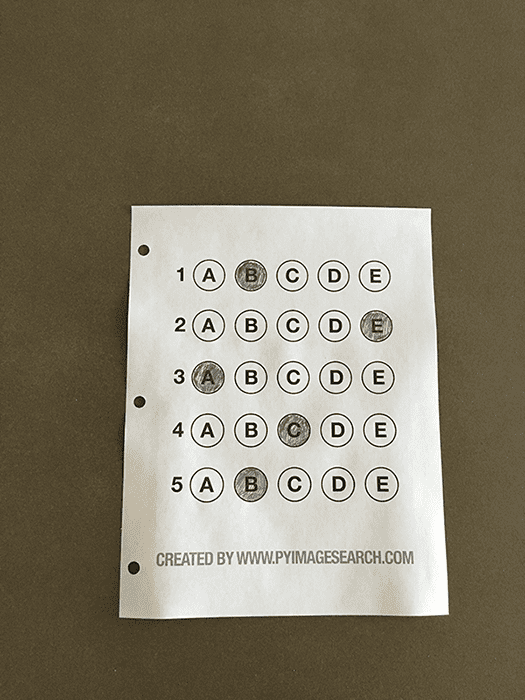
#> input picture test.png, 525 x 700 px
$ python distanceBetweenObjects.py --image test.png --width 1.0   (older library calls are emulated)
#> lines starting #> are read from the running program, lines starting #| are printed output that depends on the picture; after the words box and inside, x2 and y2 are one past the last pixel; in counts of white or black regions, pixels touching at a corner belong together
# import the necessary packages
from scipy.spatial import distance as dist
from imutils import perspective
from imutils import contours
import numpy as np
import argparse
import imutils
import cv2


def midpoint(ptA, ptB):
    return (ptA[0] + ptB[0]) * 0.5, (ptA[1] + ptB[1]) * 0.5


ap = argparse.ArgumentParser()
ap.add_argument("-i", "--image", required=True, help="path to the input image")
ap.add_argument("-w", "--width", type=float, required=True,
                help="width of the left-most object in the image (in inches)")
args = vars(ap.parse_args())

image = cv2.imread(args["image"])
#> image is the input picture: shape (700, 525, 3); mean B, G, R 104.6, 123.3, 130.7
gray = cv2.cvtColor(image, cv2.COLOR_BGR2GRAY)
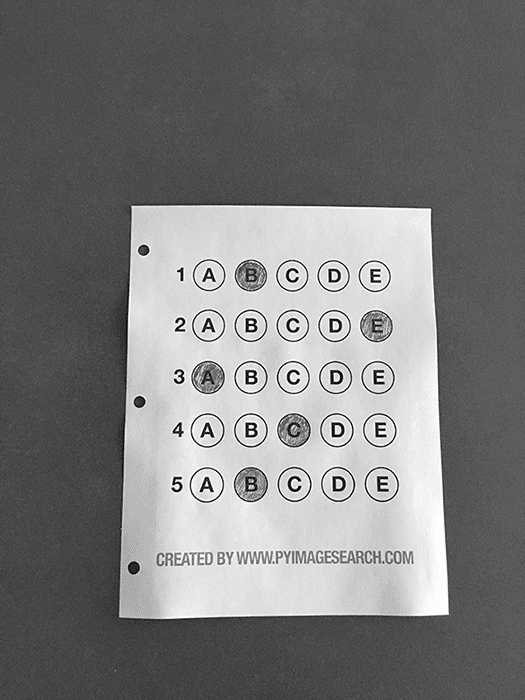
#> gray: shape (700, 525); min 14, max 253, mean 123.3
gray = cv2.GaussianBlur(gray, (7, 7), 0)
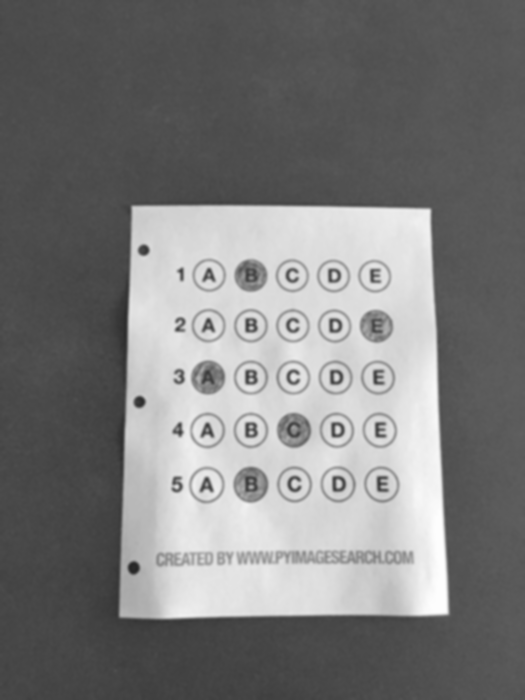
#> gray: shape (700, 525); min 39, max 253, mean 123.3

edged = cv2.Canny(gray, 50, 100)
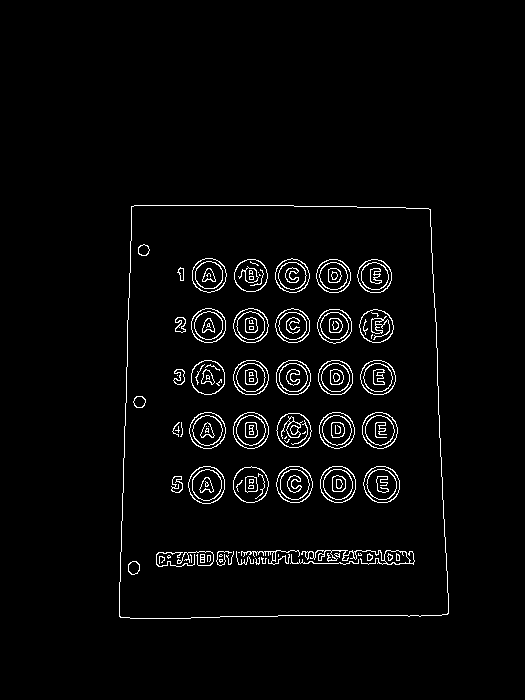
#> edged: shape (700, 525); 2.9% white in thin lines or dots, all inside (x1, y1, x2, y2) = (119, 205, 449, 619)
edged = cv2.dilate(edged, None, iterations=1)
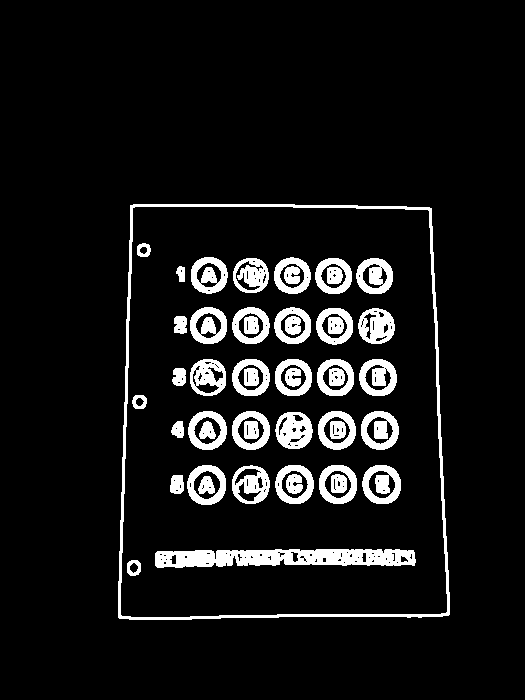
#> edged: shape (700, 525); 8.8% white; 49 white regions, largest, box (x1, y1, x2, y2) and area: (118, 204, 450, 620) 4420, (155, 549, 416, 568) 3775, (275, 412, 313, 449) 973
edged = cv2.erode(edged, None, iterations=1)
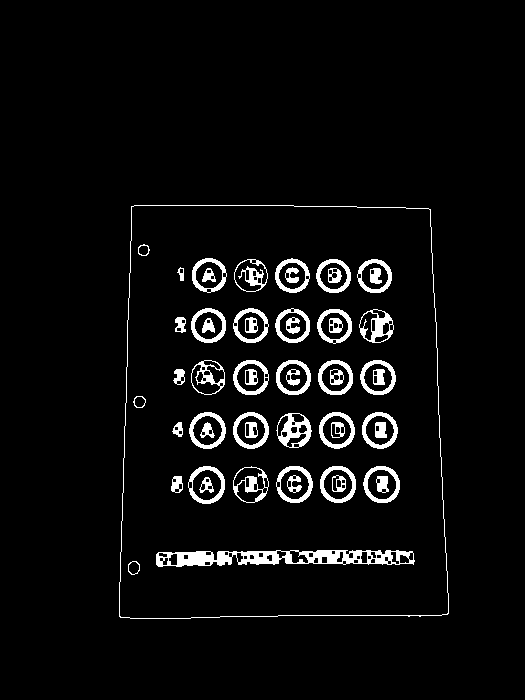
#> edged: shape (700, 525); 4.9% white; 55 white regions

cnts = cv2.findContours(edged.copy(), cv2.RETR_EXTERNAL, cv2.CHAIN_APPROX_SIMPLE)
#> cnts = 1 contour; box (x1, y1, x2, y2) and area: (119, 205, 449, 619) 128728
cnts = imutils.grab_contours(cnts)

(cnts, _) = contours.sort_contours(cnts)
colors = ((0, 0, 255), (240, 0, 159), (0, 165, 255), (255, 255, 0), (255, 0, 255))
refObj = None

for c in cnts:
    if cv2.contourArea(c) < 100:
        continue

    box = cv2.minAreaRect(c)
    box = cv2.cv.BoxPoints(box) if imutils.is_cv2() else cv2.boxPoints(box)
    box = np.array(box, dtype="int")
    box = perspective.order_points(box)

    cX = np.average(box[:, 0])
    cY = np.average(box[:, 1])

    if refObj is None:
        (tl, tr, br, bl) = box
        (tlblX, tlblY) = midpoint(tl, bl)
        (trbrX, trbrY) = midpoint(tr, br)

        D = dist.euclidean((tlblX, tlblY), (trbrX, trbrY))
        refObj = (box, (cX, cY), D / args["width"])
        continue

    orig = image.copy()
    cv2.drawContours(orig, [box.astype("int")], -1, (0, 255, 0), 2)
    cv2.drawContours(orig, [refObj[0].astype("int")], -1, (0, 255, 0), 2)

    refCoords = np.vstack([refObj[0], refObj[1]])
    objCoords = np.vstack([box, (cX, cY)])

    for ((xA, yA), (xB, yB), color) in zip(refCoords, objCoords, colors):
        cv2.circle(orig, (int(xA), int(yA)), 5, color, -1)
        cv2.circle(orig, (int(xB), int(yB)), 5, color, -1)
        cv2.line(orig, (int(xA), int(yA)), (int(xB), int(yB)), color, 2)

        D = dist.euclidean((xA, yA), (xB, yB)) / refObj[2]
        (mX, mY) = midpoint((xA, yA), (xB, yB))
        cv2.putText(orig, "{:.1f}in".format(D), (int(mX), int(mY - 10)), cv2.FONT_HERSHEY_SIMPLEX, 0.55, color, 2)
        cv2.imshow("Image", orig)
        cv2.waitKey(0)
#> this loop made 1 pass
#> (cX, cY, tl, tr, br, bl, tlblX, tlblY) on pass 1: (283.5, 411.5, [119, 205], [448, 205], [448, 618], [119, 618], 119, 411.5)
#> after the loop, tlblX = 119; tlblY = 411.5; trbrX = 448; trbrY = 411.5
